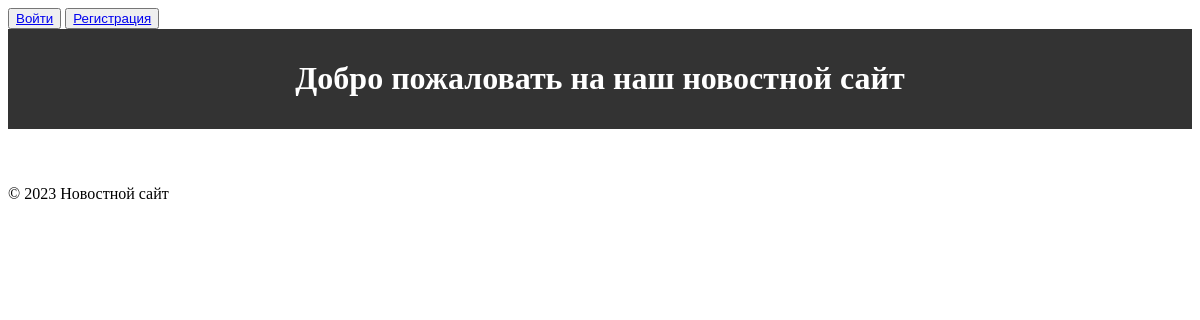
Before: / with the older database file.
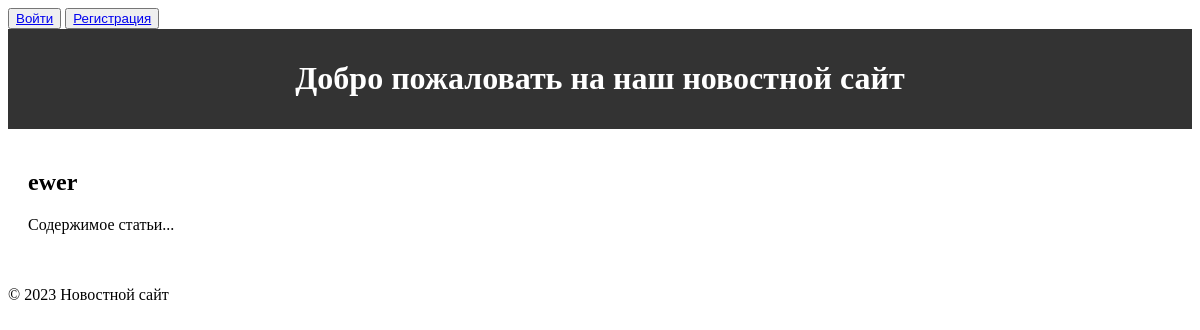
After: the same page with the newer database file.
### index/models.py (models this page shows, shortened)
class News(models.Model):
        title = models.CharField(max_length=255)
        content = models.TextField()
        category = models.ForeignKey(NewsCategory, on_delete=models.CASCADE)
        created_at = models.DateTimeField(auto_now_add=True)

### index/views.py (the view)
def home_page(request):
    categories = NewsCategory.objects.all()
    news = News.objects.all()
    context = {'categories': categories, 'news': news}
    return render(request, 'home.html', context)

### index/templates/home.html (shortened to what this page needs)
{% load static %}
<!DOCTYPE html>
<html lang="ru">
<head>
    <link rel="stylesheet" href="{% static 'css/styles.css' %}">
</head>
<body>
{% if user.is_authenticated %}
          <div class="text-end">
          <button type="button" class="btn btn-primary"><a href="/logout" class="text-white text-decoration-none">Выйти</a></button>
        </div>
          {% else %}
        <div class="text-end">
          <button type="button" class="btn btn-outline-light me-2"><a href="/accounts/login" class="text-white text-decoration-none">Войти</a></button>
          <button type="button" class="btn btn-warning"><a href="/register" class="text-dark text-decoration-none">Регистрация</a></button>
        </div>
          {% endif %}
    <header>
        <h1>Добро пожаловать на наш новостной сайт</h1>
    </header>
    <main>
        <article>
            {% for i in news %}
            <h2>{{ i.title }}</h2>
            <p>Содержимое статьи...</p>
            {% endfor %}
        </article>
    </main>
    <footer>
        <p>&copy; 2023 Новостной сайт</p>
    </footer>
</body>
</html>

### index/static/css/styles.css (style rules this page uses)
header { background: #333; color: #fff; padding: 10px 0; text-align: center; }
main { padding: 20px; }

Changed rows visible on the page:
added News: title "ewer"
